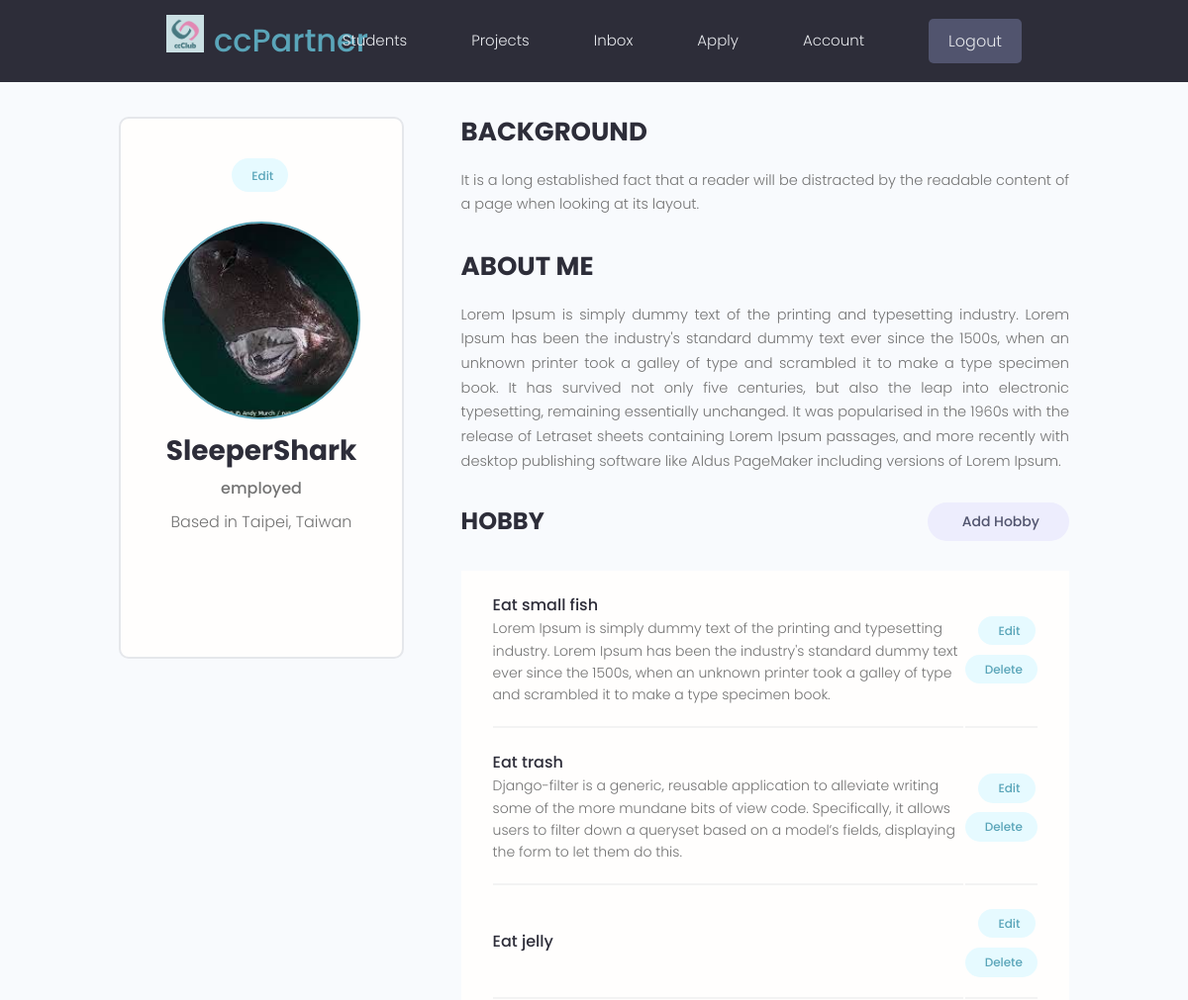
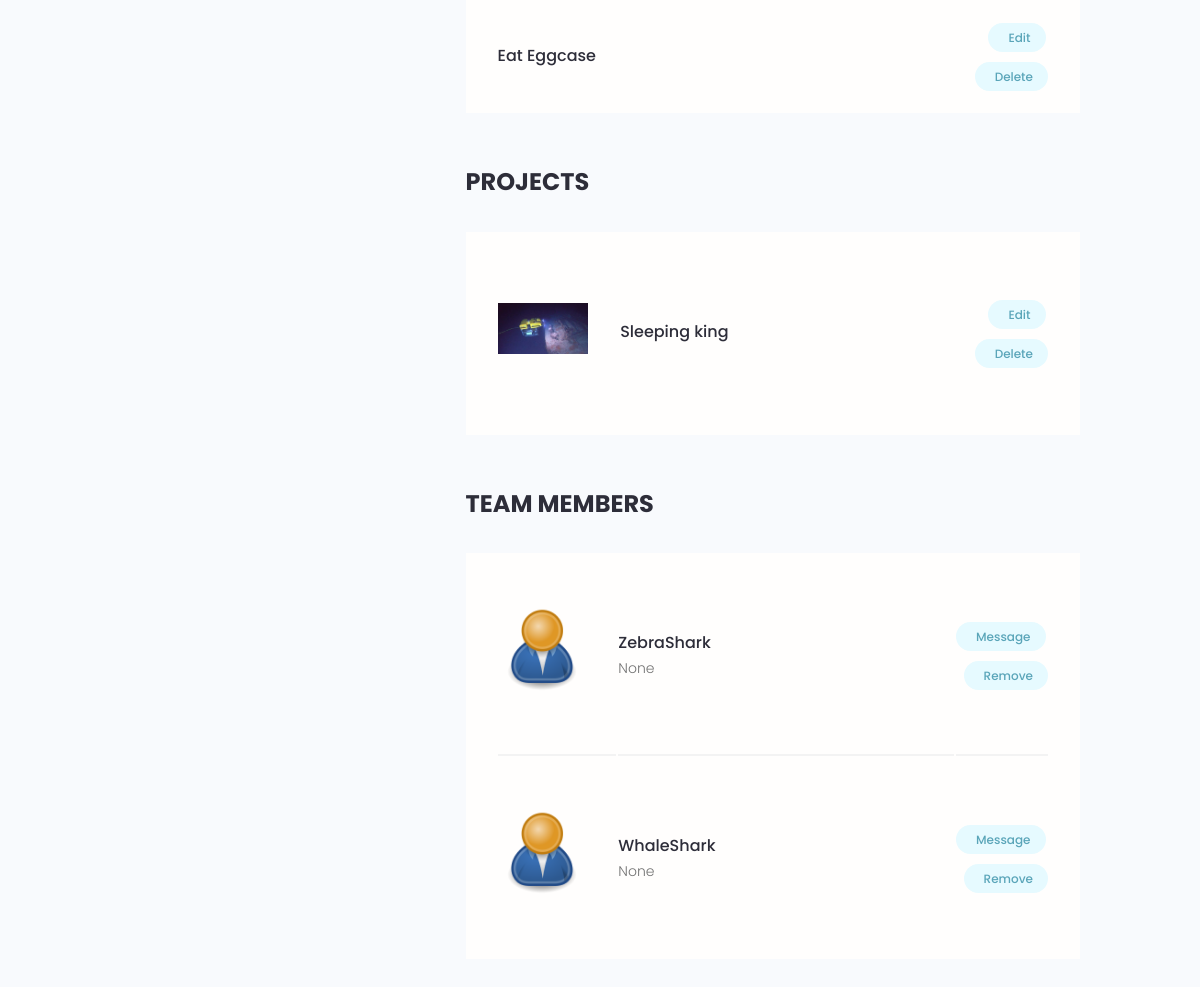
/account/ (signed in), run on an earlier commit of the app's database (2 pictures, top to bottom).
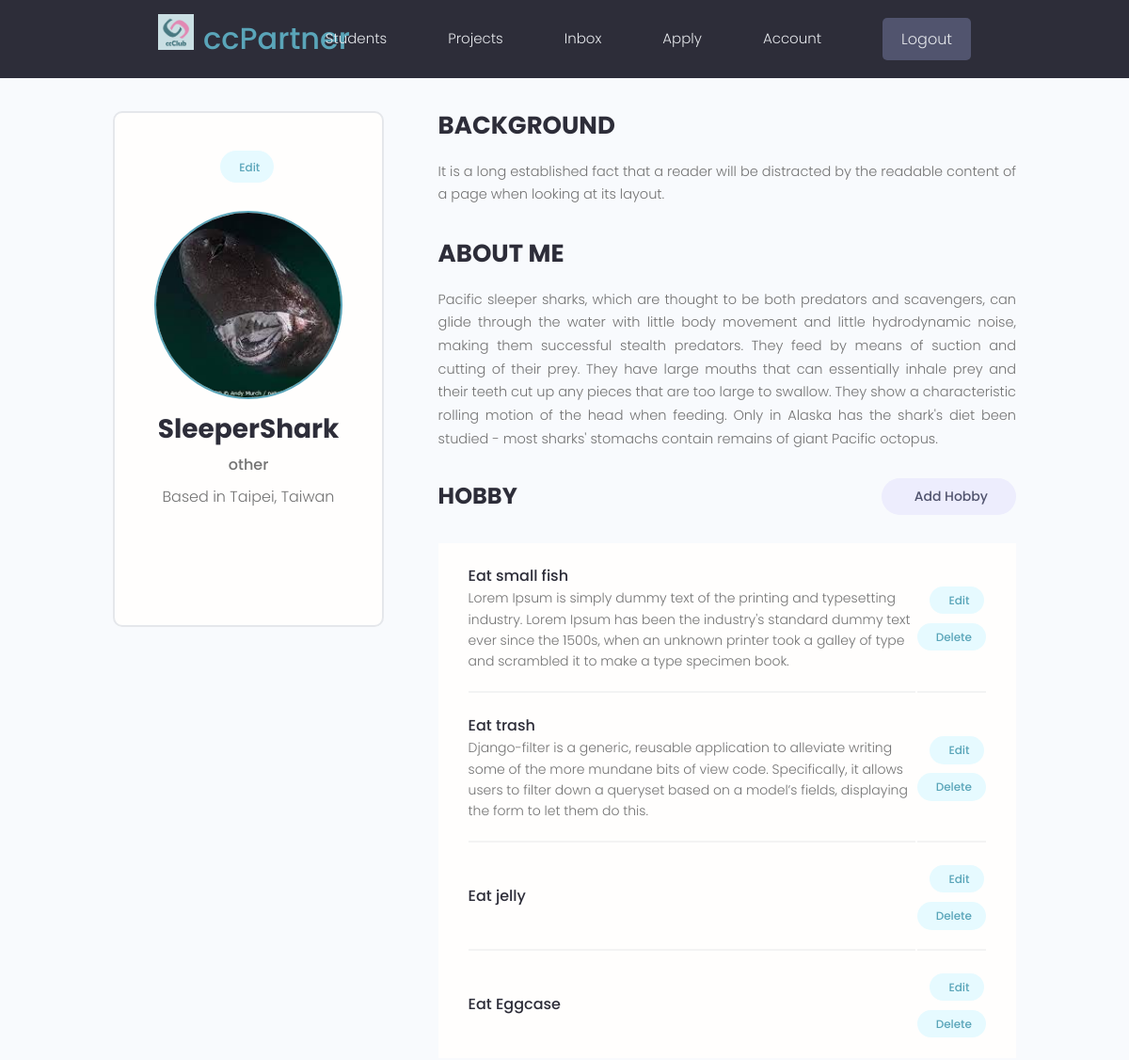
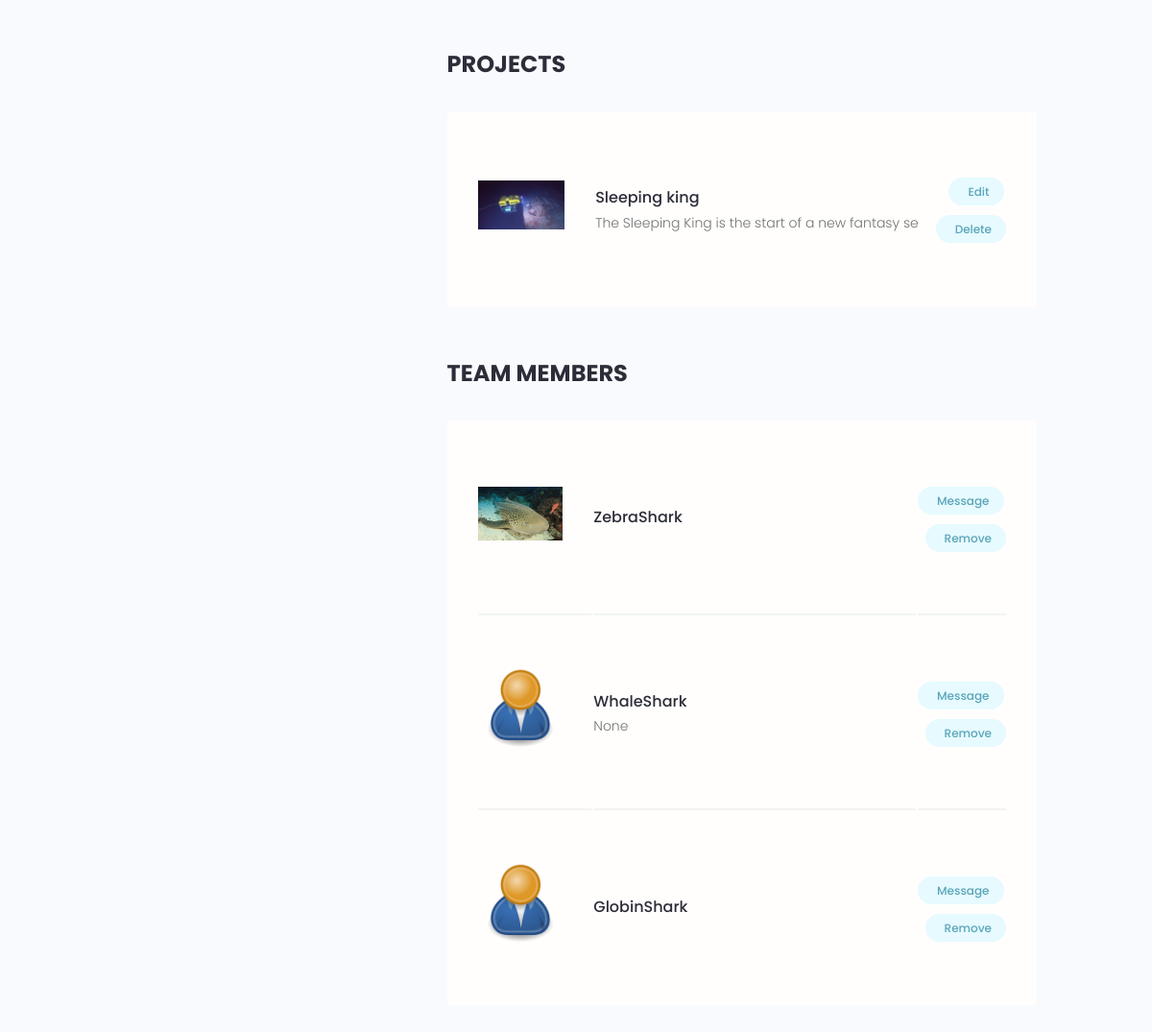
And on a later commit of the database (2 pictures, top to bottom).
### users/models.py (models this page shows, shortened)
class Profile(models.Model):
    JOB_TYPE = (
        ('student', '學生'),
        ('employed', '在職'),
        ('other', '其他'),
    )
    user = models.OneToOneField( User,
                                 on_delete=models.CASCADE,
                                 null=True,
                                 blank=True )
    name = models.CharField( max_length=100,
                             blank=True,
                             null=True )
    email = models.EmailField( max_length=200,
                               blank=True,
                               null=True )
    username = models.CharField( max_length=200,
                                 blank=True,
                                 null=True )
    bio = models.TextField( blank=True,
                            null=True )
    profile_image = models.ImageField( blank=True,
                                       null=True,
                                       upload_to="profiles/",
                                       default = 'profiles/user-default.png' )
    social_facebook = models.CharField( max_length=200,
                                        blank=True,
                                        null=True )
    location = models.CharField( max_length=100,
                                 blank=True,
                                 null=True,
                                 default="Taiwan" )
    background = models.CharField( max_length=200,
                                   blank=True,
                                   null=True )
    job = models.CharField( max_length=100,
                            choices=JOB_TYPE,
                            default="other" )
    is_host = models.BooleanField( default=False )
    group_id = models.CharField( max_length=200,
                                 default=None,
                                 blank=True,
                                 null=True )
    created = models.DateTimeField( auto_now_add=True )
    id = models.UUIDField( default=uuid.uuid4,
                           unique=True,
                           primary_key=True,
                           editable=False )
    @property
    def imageURL(self):
        try:
            url = self.profile_image.url
        except:
            url = '/images/profiles/user-default.png'
        return url

class Hobby(models.Model):
    owner = models.ForeignKey(Profile,
                              on_delete=models.CASCADE,
                              null=True,
                              blank=True)
    name = models.CharField(max_length=200,
                            blank=True,
                            null=True)
    description = models.TextField(blank=True,
                                   null=True)
    created = models.DateTimeField(auto_now_add=True)
    id = models.UUIDField( default=uuid.uuid4,
                           unique=True,
                           primary_key=True,
                           editable=False)

### projects/models.py (models this page shows, shortened)
class Project(models.Model):
    FEATURE_TYPE = (
        ("delicacy", "美食評鑑"),
        ("finance", "投資理財"),
        ("sport", '運動健身') ,
        ("pet", "寵物生活"),
        ("toolkit", "輔助工具"),
        ("society", "社會政治"),
        ("shopping", "購物達人"),
        ("entertainment","音樂電影"),
        ("other","其他"),
    )
    owner = models.ForeignKey( Profile,
                               on_delete=models.CASCADE,
                               default=None,
                               null=True,
                               blank=True )
    title = models.CharField( max_length=100 )
    description = models.TextField( null=True,
                                    blank=True )
    featured_image = models.ImageField( null=True,
                                        blank=True,
                                        default='default.jpg' )
    modules = models.ManyToManyField( "Module",
                                      blank=True,
                                      null=True, )
    types = models.ManyToManyField( "Type",
                                   blank=True,
                                   null=True,
                                   default=None )
    feature = models.CharField( max_length=20,
                                choices=FEATURE_TYPE,
                                default=FEATURE_TYPE[-1][0] )
    is_active = models.BooleanField( default=True )
    id = models.UUIDField( default=uuid.uuid4,
                           unique=True,
                           primary_key=True,
                           editable=False )
    created = models.DateTimeField( auto_now_add=True )
    class Meta:
        ordering = ['created']
    @property
    def imageURL(self):
        try:
            url = self.featured_image.url
        except:
            url = '/images/default.jpg'
        return url

### users/views.py (the view)
# urls.py: path('account/', views.userAccount, name='account'),
@login_required(login_url='login')
def userAccount(request):
    profile = request.user.profile
    if profile.group_id:
        group = Group.objects.get(id=profile.group_id)
        project = group.project
    else:
        group, project = None, None
    context = {
        'profile':profile,
        'group': group,
        'project': project,
    }
    return render(request, 'users/account.html', context=context)

### projects/models.py (called while the page is built)
    @property
    def members(self):
        member_list = list()
        if self.member_1:
            member_list.append(self.member_1)
        if self.member_2:
            member_list.append(self.member_2)
        if self.member_3:
            member_list.append(self.member_3)
        return member_list

### users/templates/users/account.html (shortened to what the changed rows need)
{% extends 'main.html' %}
{% load static %}
{% block content %}
<main class="settingsPage profile my-md">
  <div class="container">
    <div class="layout">
      <div class="column column--1of3">
        <div class="card text-center">
          <div class="card__body dev">
            <a class="tag tag--pill tag--main settings__btn" href="{% url 'update-profile' %}"> Edit</a>
            <img class="avatar avatar--xl dev__avatar" src="{{ profile.imageURL }}" />
            <h2 class="dev__name">{{ profile.username }}</h2>
            <p class="dev__title">{{ profile.job }}</p>
            <p class="dev__location">Based in {{ profile.location }}</p>
            <ul class="dev__social">
            </ul>
          </div>
        </div>
      </div>
      <div class="column column--2of3">
        <div class="devInfo">
          <h3 class="devInfo__title">Background</h3>
          <p class="devInfo__about">
            {{ profile.background }}
          </p>
        </div>
        <div class="column column--2of3">
          <div class="devInfo">
            <h3 class="devInfo__title">About Me</h3>
            <p class="devInfo__about">
              {{ profile.bio }}
            </p>
          </div>
        <table class="settings__table">
          {% for hobby in profile.hobby_set.all %}
          <tr>
            <td class="settings__tableInfo">
              <h4>{{ hobby.name }}</h4>
              <p>
                {{ hobby.description }}
              </p>
            </td>
            <td class="settings__tableActions">
              <a class="tag tag--pill tag--main settings__btn" href="{% url 'update-hobby' hobby.id %}"> Edit</a>
              <a class="tag tag--pill tag--main settings__btn" href="{% url 'delete-hobby' hobby.id %}?next=/account">
                Delete</a>
            </td>
          </tr>
          {% endfor %}
        </table>
        <table class="settings__table">
          {% if project %}
          <tr>
            <td class="settings__thumbnail">
              <a href="{% url 'project' project.id %}"><img src="{{ project.imageURL }}" alt="Project Thumbnail" /></a>
            </td>
            <td class="settings__tableInfo">
              <a href="{% url 'project' project.id %}">{{ project.title }}</a>
              <p>
                {{ project.description|slice:'50' }}
              </p>
            </td>
            <td class="settings__tableActions">
              {% if profile.is_host %}
              <a class="tag tag--pill tag--main settings__btn" href="{% url 'update-project' project.id %}"> Edit</a>
              <a class="tag tag--pill tag--main settings__btn" href="{% url 'delete-project' project.id %}?next=/account">
                Delete</a>
              {% endif %}
            </td>
          </tr>
          {% endif %}
        </table>
        {% if group %}
        <table class="settings__table">
          {% for member in group.members %}
          {% if member != profile %}
          <tr>
            <td class="settings__thumbnail">
              <a href="{% url 'user-profile' member.id %}"><img src="{{ member.imageURL }}" alt="Project Thumbnail" /></a>
            </td>
            <td class="settings__tableInfo">
              <a href="{% url 'user-profile' member.id %}">{{ member.username }}</a>
              <p>
                {{ member.bio|slice:'50' }}
              </p>
            </td>
            <td class="settings__tableActions">
              <a class="tag tag--pill tag--main settings__btn" href="{% url 'create-message' member.id %}" >Message</a>
              {% if profile.is_host %}
              <a class="tag tag--pill tag--main settings__btn" href="{% url 'remove-member' member.id %}">
                Remove</a>
              {% endif %}
            </td>
          </tr>
          {% endif %}
          {% endfor %}
        </table>
        {% endif %}
      </div>
    </div>
  </div>
</main>
{% endblock %}

What changed in the data, as far as the page shows it:
changed Profile "SleeperShark": job "employed" → "other"; bio "Lorem Ipsum is simply dummy text of the printing and typesetting industry. Lorem Ipsum has been the industry's standard dummy text ever since the 1500s, when an unknown printer took a galley of type and scrambled it to make a type specimen book. It has survived not only five centuries, but also the leap into electronic typesetting, remaining essentially unchanged. It was popularised in the 1960s with the release of Letraset sheets containing Lorem Ipsum passages, and more recently with desktop publishing software like Aldus PageMaker including versions of Lorem Ipsum." → "Pacific sleeper sharks, which are thought to be both predators and scavengers, can glide through the water with little body movement and little hydrodynamic noise, making them successful stealth predators. They feed by means of suction and cutting of their prey. They have large mouths that can essentially inhale prey and their teeth cut up any pieces that are too large to swallow. They show a characteristic rolling motion of the head when feeding. Only in Alaska has the shark's diet been studied - most sharks' stomachs contain remains of giant Pacific octopus."
changed Project "Sleeping king": description (not shown) → "The Sleeping King is the start of a new fantasy se"
changed Profile "ZebraShark": imageURL: picture added in place of a placeholder; bio "None" → (not shown)
now on this page (row edited): Profile: imageURL (placeholder picture), username "GlobinShark"
